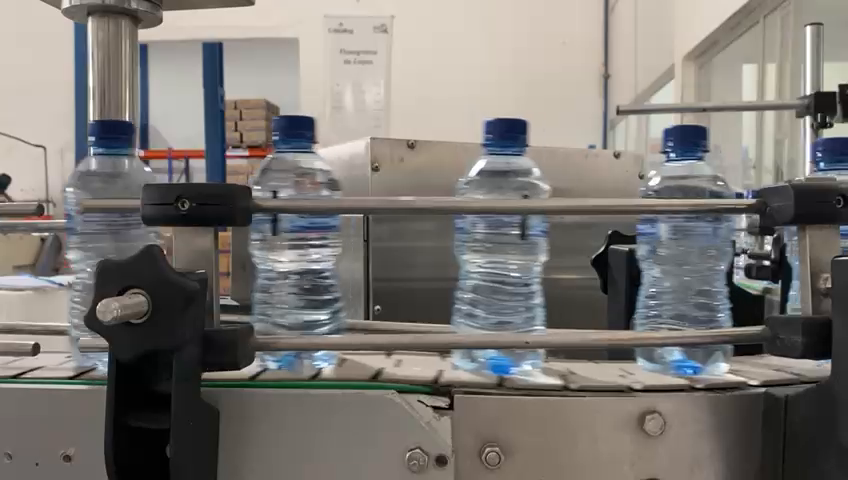
#> input picture frame 31 of Pictures/gl.mp4, 848 x 480 px
$ python Vfiltro.py
#> lines starting #> are read from the running program, lines starting #| are printed output that depends on the picture; after the words box and inside, x2 and y2 are one past the last pixel; in counts of white or black regions, pixels touching at a corner belong together
import math
import cv2
import numpy as np
from sqlalchemy import true


vd = cv2.VideoCapture('Pictures/gl.mp4')
ok, frame = vd.read()
#> frame is the input picture: shape (480, 848, 3); mean B, G, R 116, 120.3, 124.2

BlueLower = (80, 60, 40)
BlueUpper = (130, 255, 255)

while True:
    ok, frame = vd.read()
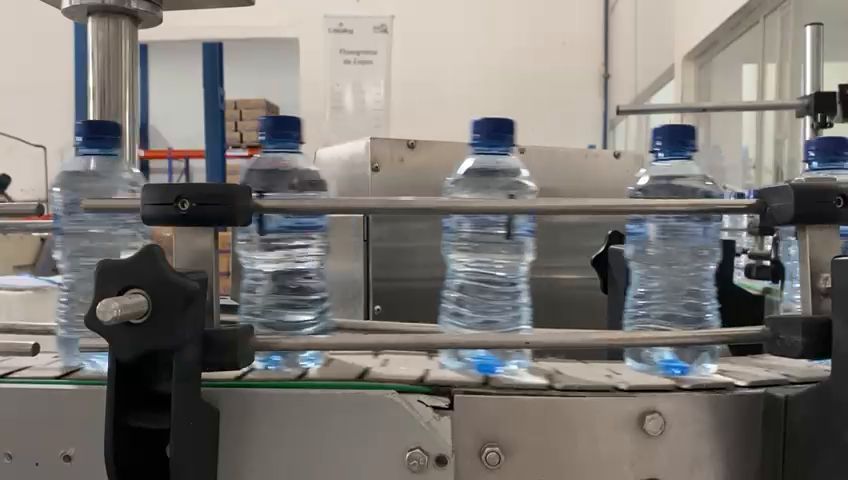
#> input picture frame 32 of Pictures/gl.mp4, 848 x 480 px
#> frame is the input picture: shape (480, 848, 3); mean B, G, R 115.9, 120, 123.7
    hsv = cv2.cvtColor(frame, cv2.COLOR_BGR2HSV)
#> hsv: shape (480, 848, 3); mean H, S, V 38.7, 34.5, 127.9

    if not ok:
        break

    maskGreen = cv2.inRange(hsv, BlueLower, BlueUpper)
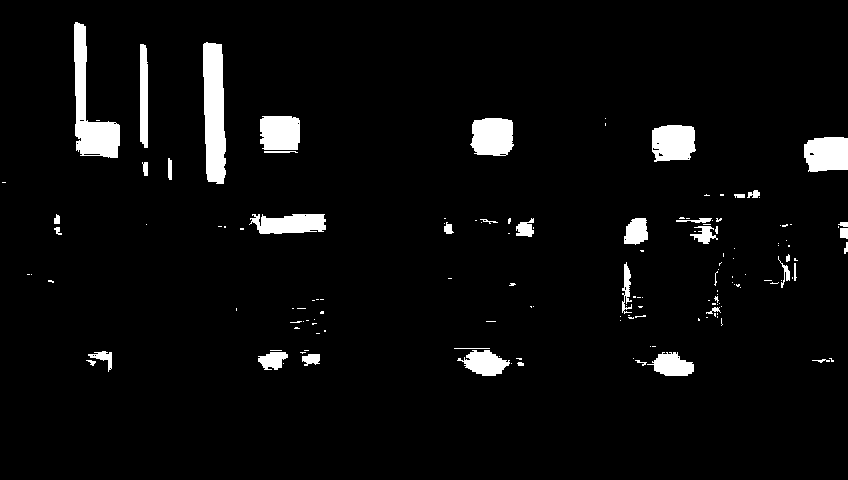
#> maskGreen: shape (480, 848); 4.4% white; 148 white regions (109 under 20 px), largest, box (x1, y1, x2, y2) and area: (203, 42, 226, 184) 2719, (74, 22, 120, 158) 2558, (470, 118, 514, 156) 1429
    maskGreen = cv2.erode(maskGreen, None, iterations=2)
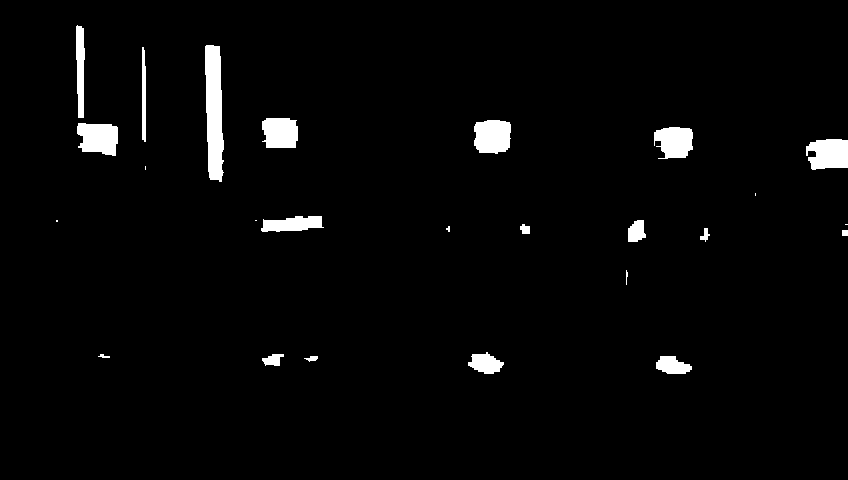
#> maskGreen: shape (480, 848); 2.7% white; 25 white regions (6 under 20 px), largest, box (x1, y1, x2, y2) and area: (205, 45, 224, 182) 2060, (474, 120, 511, 154) 1096, (77, 123, 118, 156) 1091
    maskGreen = cv2.dilate(maskGreen, None, iterations=2)
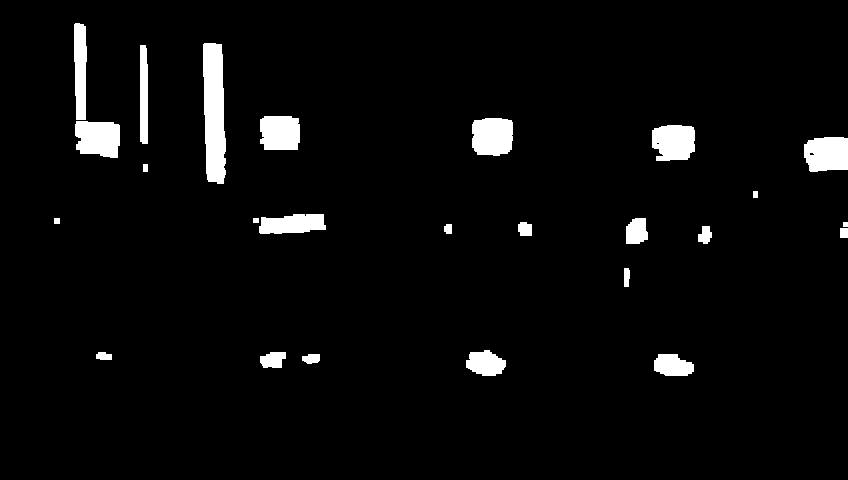
#> maskGreen: shape (480, 848); 3.9% white; 25 white regions, largest, box (x1, y1, x2, y2) and area: (203, 43, 226, 184) 2716, (75, 121, 120, 158) 1423, (472, 118, 513, 156) 1408

    cv2.imshow("1",frame);
    cv2.imshow("2",hsv);
    cv2.imshow("3",maskGreen);

    if cv2.waitKey(1) & 0XFF == 27: # ESC
#> (key Esc is pressed here)
        break

$ run again, starting later in the video
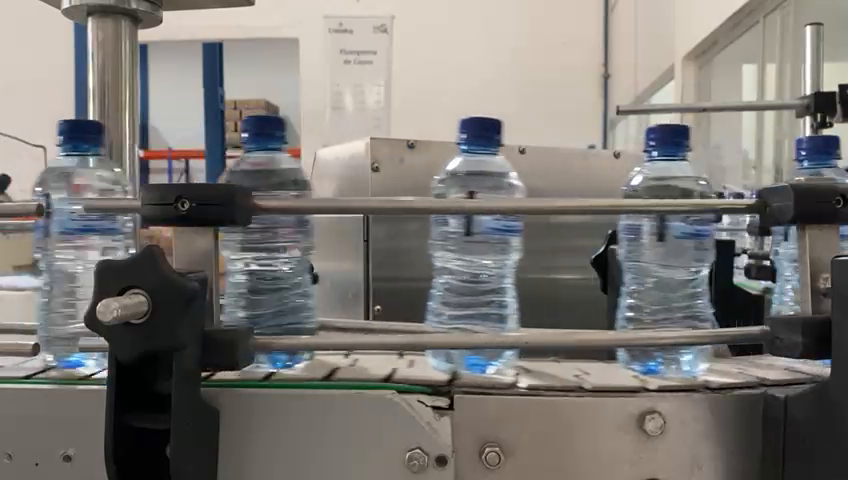
#> input picture frame 140 of Pictures/gl.mp4, 848 x 480 px
#> frame is the input picture: shape (480, 848, 3); mean B, G, R 117, 121.3, 124.7
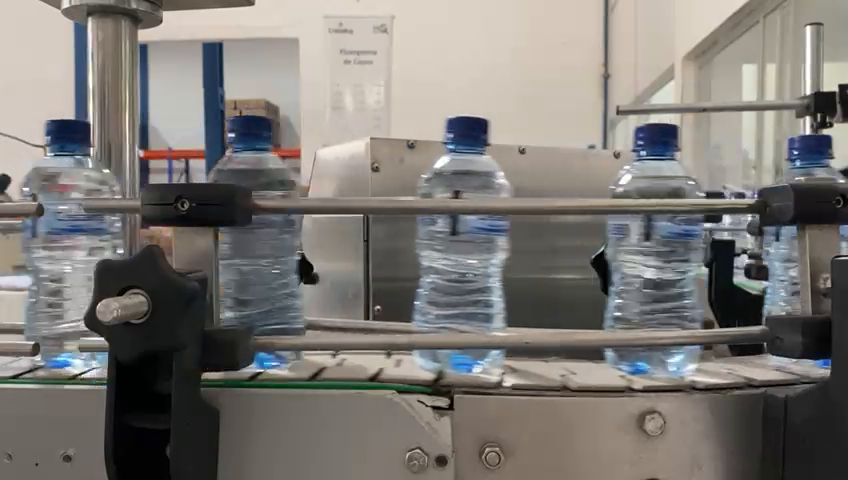
#> input picture frame 141 of Pictures/gl.mp4, 848 x 480 px
#> frame is the input picture: shape (480, 848, 3); mean B, G, R 117.3, 121.5, 125
#> hsv: shape (480, 848, 3); mean H, S, V 39.8, 34.7, 129
#> `maskGreen = cv2.dilate(maskGreen, None, iterations=2)`:
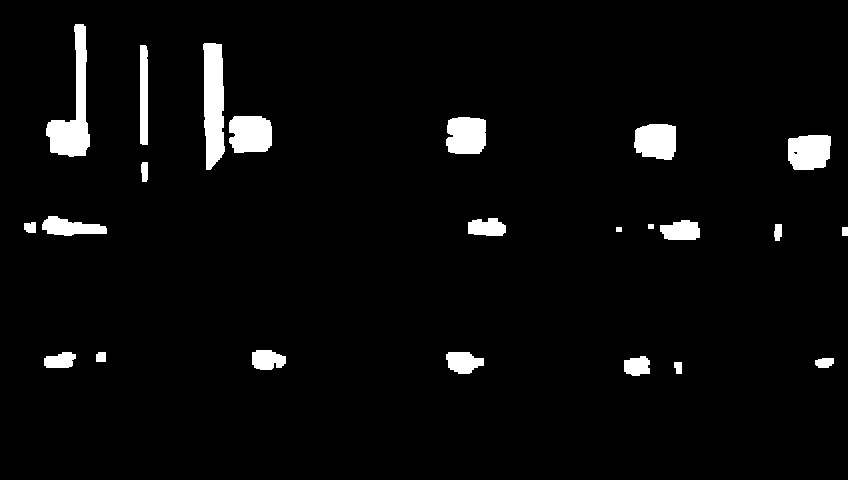
#> maskGreen: shape (480, 848); 3.8% white; 23 white regions, largest, box (x1, y1, x2, y2) and area: (46, 24, 90, 157) 2383, (203, 43, 225, 170) 2281, (229, 116, 272, 153) 1422

$ run again, starting later in the video
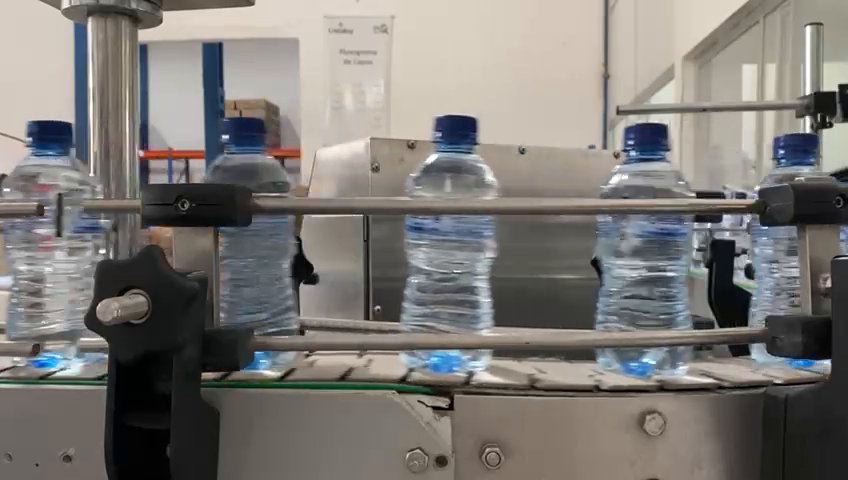
#> input picture frame 249 of Pictures/gl.mp4, 848 x 480 px
#> frame is the input picture: shape (480, 848, 3); mean B, G, R 117.3, 121.2, 124.6
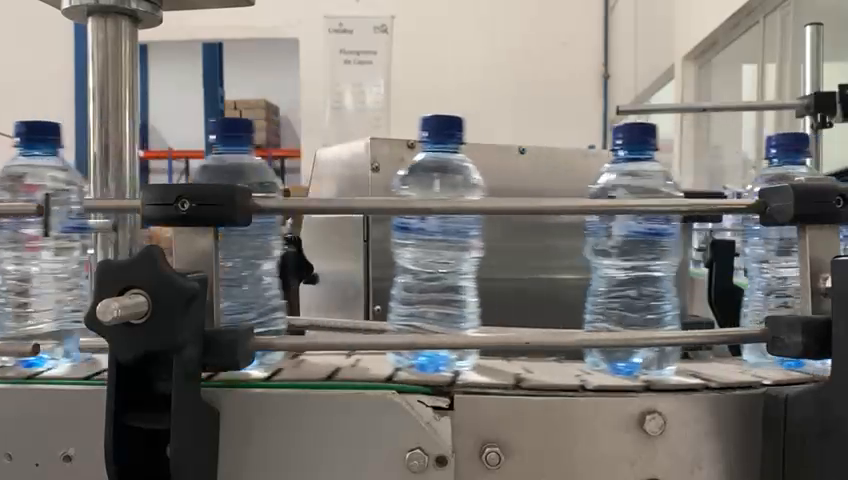
#> input picture frame 250 of Pictures/gl.mp4, 848 x 480 px
#> frame is the input picture: shape (480, 848, 3); mean B, G, R 117.1, 121.1, 124.5
#> hsv: shape (480, 848, 3); mean H, S, V 38.8, 34.6, 128.9
#> `maskGreen = cv2.dilate(maskGreen, None, iterations=2)`:
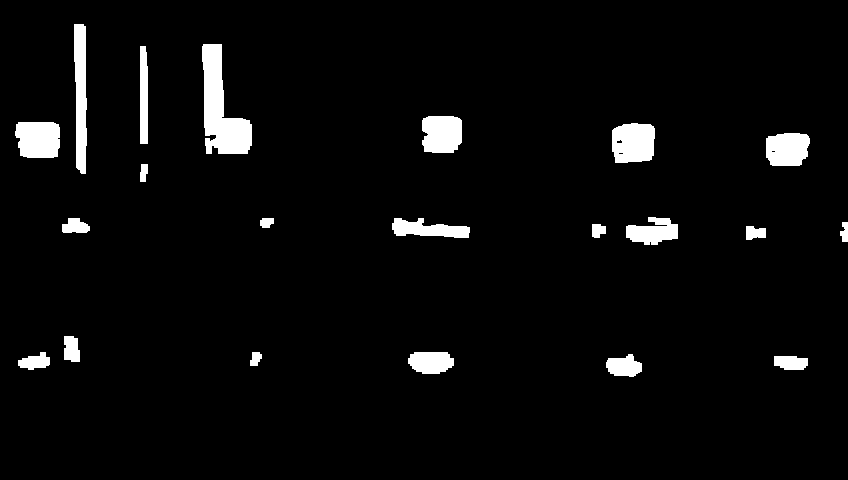
#> maskGreen: shape (480, 848); 4.1% white; 21 white regions, largest, box (x1, y1, x2, y2) and area: (202, 44, 252, 154) 3008, (74, 24, 87, 174) 1602, (612, 123, 655, 163) 1524
